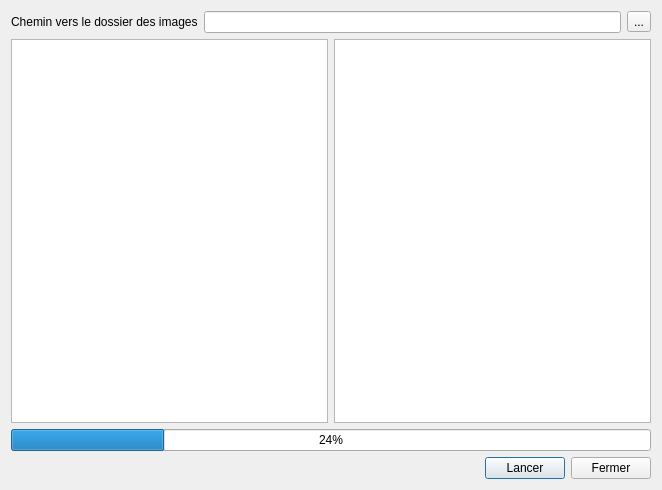
<?xml version="1.0" encoding="UTF-8"?>
<ui version="4.0">
 <class>Dialog</class>
 <widget class="QDialog" name="Dialog">
  <property name="geometry">
   <rect>
    <x>0</x>
    <y>0</y>
    <width>662</width>
    <height>490</height>
   </rect>
  </property>
  <property name="windowTitle">
   <string>Import Photos</string>
  </property>
  <layout class="QGridLayout" name="gridLayout_2">
   <item row="3" column="0">
    <widget class="QProgressBar" name="progressBar">
     <property name="value">
      <number>24</number>
     </property>
    </widget>
   </item>
   <item row="2" column="0">
    <layout class="QHBoxLayout" name="horizontalLayout">
     <item>
      <widget class="QListWidget" name="listWidgetSteps"/>
     </item>
     <item>
      <widget class="QListWidget" name="listWidget"/>
     </item>
    </layout>
   </item>
   <item row="4" column="0">
    <layout class="QHBoxLayout" name="horizontalLayout_2">
     <item>
      <spacer name="horizontalSpacer">
       <property name="orientation">
        <enum>Qt::Horizontal</enum>
       </property>
       <property name="sizeHint" stdset="0">
        <size>
         <width>40</width>
         <height>20</height>
        </size>
       </property>
      </spacer>
     </item>
     <item>
      <widget class="QPushButton" name="pushButtonLancer">
       <property name="text">
        <string>Lancer</string>
       </property>
      </widget>
     </item>
     <item>
      <widget class="QPushButton" name="pushButtonFermer">
       <property name="text">
        <string>Fermer</string>
       </property>
      </widget>
     </item>
    </layout>
   </item>
   <item row="0" column="0">
    <layout class="QGridLayout" name="gridLayout">
     <item row="0" column="0">
      <widget class="QLabel" name="label_5">
       <property name="text">
        <string>Chemin vers le dossier des images</string>
       </property>
      </widget>
     </item>
     <item row="0" column="1">
      <widget class="QLineEdit" name="lineEditDirectory"/>
     </item>
     <item row="0" column="2">
      <widget class="QToolButton" name="toolButtonShape">
       <property name="text">
        <string>...</string>
       </property>
       <property name="icon">
        <iconset resource="../icons.qrc">
         <normaloff>:/std/icone/if_folder_horizontal_open_11903.png</normaloff>:/std/icone/if_folder_horizontal_open_11903.png</iconset>
       </property>
      </widget>
     </item>
    </layout>
   </item>
  </layout>
 </widget>
 <resources>
  <include location="../icons.qrc"/>
 </resources>
 <connections/>
</ui>
